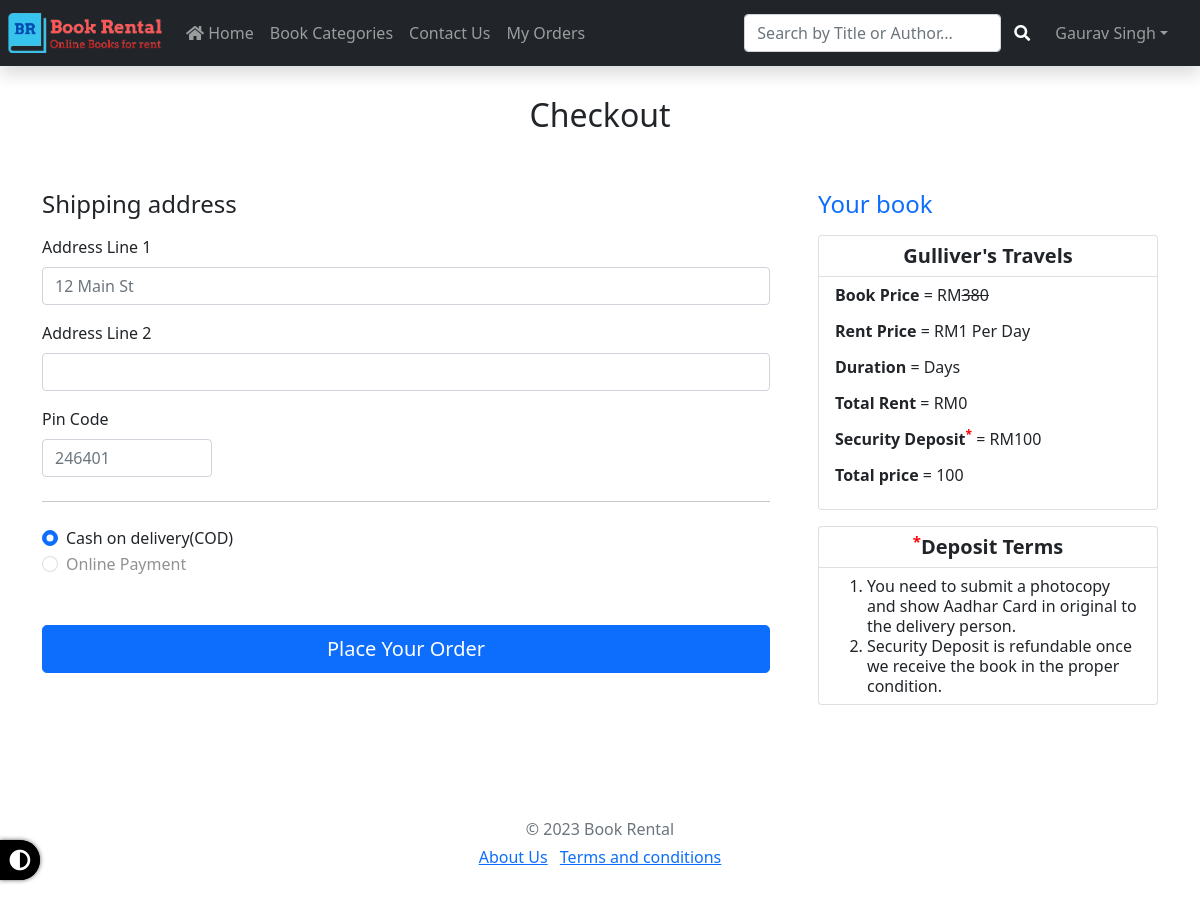
The page /checkout.php (signed in) on the database its author committed.
### tables this page shows
CREATE TABLE `books` (
  `id` int(11) NOT NULL,
  `category_id` int(11) NOT NULL,
  `ISBN` varchar(20) NOT NULL,
  `name` varchar(255) NOT NULL,
  `img` varchar(255) NOT NULL,
  `author` varchar(75) NOT NULL,
  `mrp` int(11) NOT NULL,
  `security` int(11) NOT NULL,
  `rent` int(11) NOT NULL,
  `qty` int(11) NOT NULL,
  `best_seller` int(11) DEFAULT NULL,
  `short_desc` varchar(2000) NOT NULL,
  `description` text NOT NULL,
  `status` tinyint(4) NOT NULL DEFAULT 1,
  `price` int(3) GENERATED ALWAYS AS (coalesce(`security`,0) + coalesce(`rent`,0)) VIRTUAL
);

### function.php (called while the page is built, shortened)
<?php
  function getProduct($con, $limit = '', $categoryId = '', $bookId = '', $orderBy = '')
  {
    $sql = "select * from books where status=1";
    $res = mysqli_query($con, $sql);
    $data = array();
    while ($row = mysqli_fetch_assoc($res)) {
      $data[] = $row;
    }
    return $data;
  }

### checkout.php (the view, shortened to what this page needs)
<?php require('header.php') ?>
<?php
$bookId = '';
$duration = '';
$getProduct = getProduct($con, '', '', $bookId);
$totalRent = $getProduct['0']['rent'] * $duration;
$totalPrice = $totalRent + $getProduct['0']['security'];
?>
<div class="container">
    <main>
        <div class="py-5 text-center">
            <h2>Checkout</h2>
        </div>
        <div class="row g-5">
            <div class="col-md-5 col-lg-4 order-md-last">
                <h4 class="d-flex justify-content-between align-items-center mb-3">
                    <span class="text-primary">Your book</span>
                </h4>
                <ul class="list-group mb-3 dark-background">
                    <li class="list-group-item d-flex justify-content-center fw-bold lh-sm ">
                        <div>
                            <h2 class="my-0 fs-5 fw-bold"><?php echo $getProduct['0']['name'] ?></h2>
                        </div>
                    </li>
                    <li class="list-group-item justify-content-start lh-sm">
                        <p><span class="fw-bold">Book Price</span> = RM<span
                                class="text-decoration-line-through"><?php echo $getProduct['0']['mrp'] ?></span>
                        </p>
                        <p><span class="fw-bold">Rent Price</span> = RM<?php echo $getProduct['0']['rent'] ?> Per Day
                        </p>
                        <p><span class="fw-bold">Duration</span> = <?php echo $duration ?> Days</p>
                        <p><span class="fw-bold">Total Rent</span> = RM<?php echo $totalRent ?></p>
                        <p><span class="fw-bold">Security Deposit<span style="color: red"><sup>*</sup></span></span> =
                            RM<?php echo $getProduct['0']['security'] ?></p>
                        <p><span class="fw-bold">Total price</span> = <?php echo $totalPrice ?> </p>
                    </li>
                </ul>
                <ul class="list-group mb-3">
                    <li class="list-group-item d-flex justify-content-center fw-bold lh-sm">
                        <div>
                            <h2 class="my-0 fs-5 fw-bold"><span style="color: red"><sup>*</sup></span>Deposit Terms</h2>
                        </div>
                    </li>
                    <li class="list-group-item justify-content-start lh-sm">
                        <ol type="1">
                            <li>
                                You need to submit a photocopy and show Aadhar Card in original to the delivery person.
                            </li>
                            <li>
                                Security Deposit is refundable once we receive the book in the proper condition.
                            </li>
                        </ol>
                    </li>
                </ul>
            </div>
            <div class="col-md-7 col-lg-8">
                <form class="needs-validation" method="post" novalidate>
                    <h4 class="mb-3">Shipping address</h4>
                    <div class="row g-3">
                        <div class="col-12">
                            <label for="address" class="form-label">Address Line 1</label>
                            <input type="text" class="form-control" name="address" placeholder="12 Main St" required>
                        </div>
                        <div class="col-12">
                            <label for="address2" class="form-label">Address Line 2 </label>
                            <input type="text" class="form-control" name="address2" placeholder="">
                        </div>
                        <div class="col-3">
                            <label for="pin" class="form-label">Pin Code</label>
                            <input type="number" maxlength="6" class="form-control" name="pin" placeholder="246401"
                                required>
                        </div>
                    </div>
                    <hr class="my-4">
                    <div class="my-3">
                        <div class="form-check">
                            <input id="cod" name="paymentMethod" type="radio" value="COD" class="form-check-input"
                                checked required>
                            <label class="form-check-label" for="cod">Cash on delivery(COD)</label>
                        </div>
                        <div class="form-check">
                            <input id="payU" name="paymentMethod" type="radio" value="payU" class="form-check-input"
                                required disabled>
                            <label class="form-check-label" for="payU">Online Payment</label>
                        </div>
                    </div>
                    <button class="w-100 btn btn-primary btn-lg" type="submit" name="submit">Place Your Order
                    </button>
                </form>
            </div>
        </div>
    </main>
</div>
<?php require('footer.php') ?>

### css/Style.css (style rules this page uses)
html { scroll-behavior: smooth; }

### rows shown on the page
books: name "Gulliver's Travels", mrp "380", rent "1", rent "0", security "100"

### other values the page prints
$userName "Gaurav Singh"
